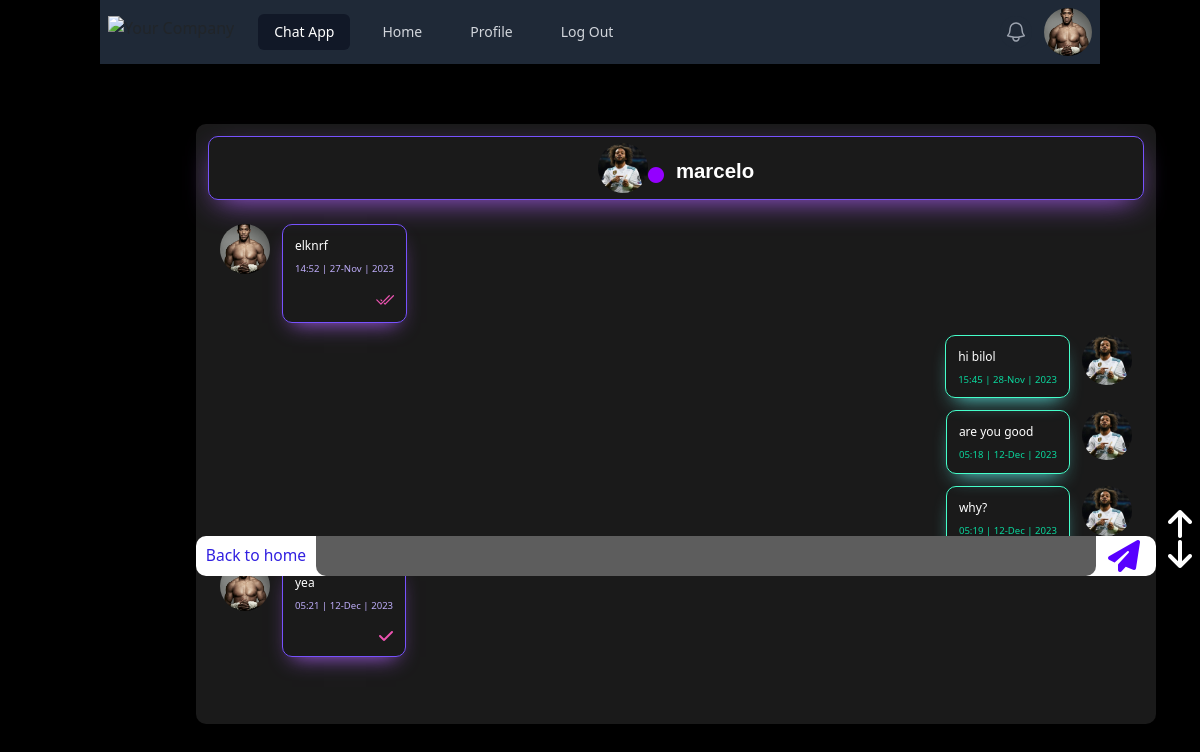
Page /contact/2 (signed in) on the committed database.
### users/models.py (models this page shows)
class CustomUser(AbstractUser):
    profile_picture = models.ImageField(default='default_profile_pic.png')

### chats/models.py (models this page shows, shortened)
class Messages(models.Model):
    text = models.CharField(max_length=200)
    sender = models.ForeignKey(CustomUser, on_delete=models.CASCADE, related_name='sender', null=True)
    recipient = models.ForeignKey(CustomUser, on_delete=models.CASCADE, related_name='recipient', null=True)
    created_time = models.DateTimeField(auto_now_add=True)
    send_status = models.CharField(max_length=10, choices=MESSAGES_TYPE, default='sending')

### chats/views.py (the view)
# urls.py: path('contact/<int:id>', UserDetailView.as_view(), name='contact'),
class UserDetailView(LoginRequiredMixin, View):
    def get(self, request, id):
        messages_form = MessageForm()
        user = CustomUser.objects.get(id=id)
        message = Messages.objects.filter(
            Q(Q(sender=request.user) & Q(recipient=user)) |
            Q(Q(sender=user) & Q(recipient=request.user))
        )
        message = message.order_by('created_time')
        count = message.filter(send_status='sending').count()
        for i in message:
            if i.sender != request.user and i.send_status == 'sending':
                i.send_status = 'sended'
                i.save()
        context = {
            'count': count,
            'user': user,
            'message': message,
            'messages_form': messages_form,
        }
        return render(request, 'contact.html', context)

### chats/forms.py
class MessageForm(ModelForm):
    class Meta:
        model = Messages
        fields = ['text']

### templates/contact.html (shortened to what this page needs)
{% extends 'base.html' %}
{% load static %}
{% block content %}
    <div class="chat">
        <div id="top" class="data">
            <img src="{{ user.profile_picture.url }}">
            <i style="color: #9400FF;" class="mt-4 mr-3 fa-sharp fa-solid fa-circle fa-beat-fade"></i>
            <h3 class="mt-3">{{ user.username }}</h3>
        </div>
        <form class="position-fixed" method="post" action="{% url 'message' user.id %}">
            <a href="{% url 'home' %}">Back to home </a>
            {{ messages_form.text }}
            <button type="submit"><i class="ml-3 fa-sharp fa-solid fa-paper-plane fa-2xl"></i></button>
        </form>
        <a href="#top"><i style="color: white; margin-left: 80vw; position: fixed; margin-top: 25vw" class="fa-solid fa-arrow-up fa-2xl"></i></a>
        <a href="#last"><i style="color: white; margin-left: 80vw; position: fixed; margin-top: 27.5vw" class="fa-sharp fa-solid fa-2xl fa-arrow-down"></i></a>
        {% for i in message %}
        {% if i.sender == request.user %}
            <div class="message">
                <img src="{{ request.user.profile_picture.url }}">
                <div class="text1">
                    <p>{{ i.text }}</p>
                    <h4 class="mt-2">{{ i.created_time|date:"H:i | d-M | Y" }}</h4>
                    {% if i.send_status == 'sending' %}
                        <i style="float: right; color: #EC53B0" class="mt-3 fa-solid fa-check"></i>
                    {% endif %}
                </div>
            </div>
        {% else %}
            <div class="message1">
                <img src="{{ user.profile_picture.url }}">
                <div class="text">
                    <p>{{ i.text }}</p>
                    <h4 class="mt-2">{{ i.created_time|date:"H:i | d-M | Y" }}</h4>
                </div>
            </div>
        {% endif %}
    {% endfor %}
    </div>
    <div id="last" class="last">
    </div>
{% endblock content %}

### templates/base.html (shortened to what this page needs)
<!DOCTYPE html>
{% load static %}
<html lang="en">
<head>
    <link href="https://cdn.jsdelivr.net/npm/bootstrap@5.0.2/dist/css/bootstrap.min.css" rel="stylesheet">
    <link rel="stylesheet" href="https://cdnjs.cloudflare.com/ajax/libs/font-awesome/6.4.2/css/all.min.css" />
    <link rel="stylesheet/scss" href="{% static 'src/input.css' %}" type="text/css">
    <link rel="stylesheet" href="https://cdnjs.cloudflare.com/ajax/libs/tailwindcss/2.2.19/tailwind.min.css" />
</head>
<body class="container">
<nav class="bg-gray-800">
  <div class="mx-auto max-w-7xl px-2 sm:px-6 lg:px-8">
    <div class="relative flex h-16 items-center justify-between">
      <div class="flex flex-1 items-center justify-center sm:items-stretch sm:justify-start">
        <div class="flex flex-shrink-0 items-center">
          <img class="h-8 w-auto" src="https://tailwindui.com/img/logos/mark.svg?color=indigo&shade=500" alt="Your Company">
        </div>
        <div class="hidden sm:ml-6 sm:block">
          <div class="flex space-x-4">
            <a href="#" class="bg-gray-900 text-white rounded-md px-3 py-2 text-sm font-medium" aria-current="page">Chat App</a>
            <a href="{% url 'home' %}" class="text-gray-300 hover:bg-gray-700 hover:text-white rounded-md px-3 py-2 text-sm font-medium">Home</a>
            <a href="{% url 'profile' %}" class="text-gray-300 hover:bg-gray-700 hover:text-white rounded-md px-3 py-2 text-sm font-medium">Profile</a>
            <a href="{% url 'logout' %}" class="text-gray-300 hover:bg-gray-700 hover:text-white rounded-md px-3 py-2 text-sm font-medium">Log Out</a>
          </div>
        </div>
      </div>
      <div class="absolute inset-y-0 right-0 flex items-center pr-2 sm:static sm:inset-auto sm:ml-6 sm:pr-0">
        <button type="button" class="relative rounded-full bg-gray-800 p-1 text-gray-400 hover:text-white focus:outline-none focus:ring-2 focus:ring-white focus:ring-offset-2 focus:ring-offset-gray-800">
          <span class="absolute -inset-1.5"></span>
        </button>
        <div class="relative ml-3">
          <div>
            <a href="{% url 'profile' %}"><button type="button" class="relative flex rounded-full bg-gray-800 text-sm" id="user-menu-button" aria-expanded="false" aria-haspopup="true">
              <span class="absolute -inset-1.5"></span>
              <img style="background-size: cover; object-fit: cover" class="h-12 w-12 rounded-full" src="{{ request.user.profile_picture.url }}" alt="">
            </button></a>
          </div>
        </div>
      </div>
    </div>
  </div>
</nav>
{% block content %}
{% endblock content %}
</body>
</html>

### templates/base.html (style rules this page uses)
body { background-color: black; }

### templates/contact.html (style rules this page uses)
body { background-color: black; }
.chat .data { display: flex; flex-direction: row; justify-content: center; padding: 6px; border: 1px solid #7752FE; border-radius: 10px; box-shadow: rgb(167, 92, 237) 0px 10px 30px -10px; margin-bottom: 2vw; }
.chat .data img { width: 50px; height: 50px; border-radius: 50%; background-size: cover; object-fit: cover; }
.chat .data h3 { color: white; font-family: sans-serif; font-weight: bolder; font-size: 1.7vw; }
.chat { border-radius: 10px; width: 80vw; background-color: rgba(255, 255, 255, 0.1); min-height: 600px; height: auto; margin-left: 8vw; margin-top: 5vw; padding: 1vw; margin-bottom: 1vw; }
.chat .message { display: flex; flex-direction: row; margin-left: 1vw; }
.chat .message img { width: 50px; height: 50px; border-radius: 50%; background-size: cover; object-fit: cover; margin-right: 1vw ; }
.chat .message { max-width: 60vw; margin: 1vw; }
.text1 { border-radius: 10px; padding: 1vw; border: 1px solid #7752FE; box-shadow: rgb(167, 92, 237) 0px 10px 20px -10px; }
.chat .message p { font-family: 'Segoe UI', Tahoma, Geneva, Verdana, sans-serif; font-size: 1vw; color: white; font-weight: 400; border-radius: 10px; }
.chat .message h4 { color: #BEADFA; text-align: right; font-size: 0.8vw; }
.message1 { display: flex; flex-direction: row-reverse; margin-left: 30vw !important; margin-bottom: 1vw; }
.chat .message1 img { width: 50px; height: 50px; border-radius: 50%; background-size: cover; object-fit: cover; margin-left: 1vw ; }
.chat .message1 { max-width: 60vw; margin: 1vw; }
.text { border-radius: 10px; padding: 1vw; border: 1px solid #45FFCA; box-shadow: rgb(92, 237, 232) 0px 10px 20px -10px; }
.chat .message1 .text p { font-family: 'Segoe UI', Tahoma, Geneva, Verdana, sans-serif; font-size: 1vw; color: white; font-weight: 400; border-radius: 10px; }
.chat .message1 .text h4 { color: rgb(10, 215, 157); text-align: right; font-size: 0.8vw; }
form { width: 80vw; background-color: white; height: 3.3vw; border-radius: 10px 10px 10px 10px; position: fixed; margin-top: 26vw; margin-left: -1vw; display: flex; flex-direction: row; }
form a { width: 10vw; border-radius: 10px 0 0 10px; text-align: center; color: #3120E0; padding-top: 8px; font-size: 1.3vw; }
form input { width: 65vw; outline: teal; height: 3.3vw; margin-bottom: 0.7vw; border: none; padding-left: 1vw; background-color: #5D5D5D; color: #00FFAB; border-radius: 0 0 10px 10px; }
form button i { border-radius: 0 0 10px 10px; color: #5800FF; }
.last { width: 200px; height: 70px; }

### rows in the picture
CustomUser: user.profile_picture (picture)
CustomUser: profile_picture (picture), username "marcelo"
Messages: user.profile_picture (picture), text "elknrf", created_time|d "14:52 | 27-Nov | 2023", send_status "sended" (drawn)
Messages: profile_picture (picture), text "hi bilol", created_time|d "15:45 | 28-Nov | 2023"
Messages: profile_picture (picture), text "are you good", created_time|d "05:18 | 12-Dec | 2023"
Messages: profile_picture (picture), text "why?", created_time|d "05:19 | 12-Dec | 2023"
Messages: user.profile_picture (picture), text "yea", created_time|d "05:21 | 12-Dec | 2023", send_status "sending" (drawn)
